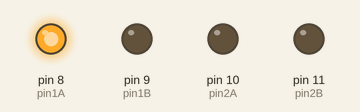
A sketch run on a simulated Arduino Uno, built with avr-gcc and run on an emulated ATmega328P. Parts: output pins drawn as LEDs (lit = HIGH).

Above: at 0.1 s.
At 0.9 s:
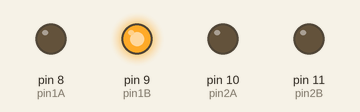
At 1.6 s:
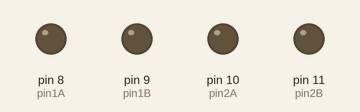
Timing chart, 0 to 3.1 s (numbered marks = the images above):
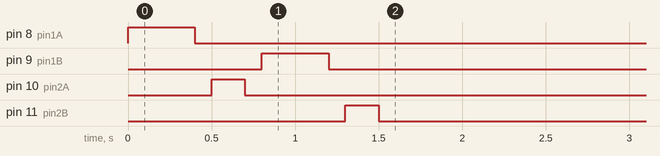

The sketch:

trash4.ino
```cpp
int shapeTable[512];
int mainGlyph[64];
int index = 0;
int readIndex = 0;
float scaleFactor = 2.0;
float side = 400;
float unit = 100;

int pin1A = 8;
int pin1B = 9;

int pin2A = 10;
int pin2B = 11;

void setup() {

  pinMode(pin1A, OUTPUT);
  digitalWrite(pin1A,LOW);
  pinMode(pin1B, OUTPUT);
  digitalWrite(pin1B,LOW);
  pinMode(pin2A, OUTPUT);
  digitalWrite(pin2A,LOW);
  pinMode(pin2B, OUTPUT);
  digitalWrite(pin2B,LOW);


  digitalWrite(pin1A,HIGH);
  digitalWrite(pin1B,LOW);
  delay(side);
  digitalWrite(pin1A,LOW);
  digitalWrite(pin1B,LOW);
  delay(100);

  digitalWrite(pin2A,HIGH);
  digitalWrite(pin2B,LOW);
  delay(side/2);
  digitalWrite(pin2A,LOW);
  digitalWrite(pin2B,LOW);
  delay(100);

  digitalWrite(pin1A,LOW);
  digitalWrite(pin1B,HIGH);
  delay(side);
  digitalWrite(pin1A,LOW);
  digitalWrite(pin1B,LOW);
  delay(100);

  digitalWrite(pin2A,LOW);
  digitalWrite(pin2B,HIGH);
  delay(side/2);
  digitalWrite(pin2A,LOW);
  digitalWrite(pin2B,LOW);
  delay(100);
}

void loop() {


}

void drawGlyph(int currentGlyph[]){
  for(int i=0;i < 64;i++){
    doTheThing(currentGlyph[i]);
  }
}

void drawShape(int startIndex){
  for(int i=startIndex;i < startIndex + 16;i++){
    doTheThing(shapeTable[i]);
  }
}

void doTheThing(int localCommand){

    if(localCommand == 0){
        delay(side);
        digitalWrite(pin1A,HIGH);
        delay(side);
        digitalWrite(pin1A,LOW);
    }
    if(localCommand == 1){
        delay(side);
        digitalWrite(pin1B,HIGH);
        delay(side);
        digitalWrite(pin1B,LOW);
    }
    if(localCommand == 2){
        delay(side);
        digitalWrite(pin2A,HIGH);
        delay(side);
        digitalWrite(pin2A,LOW);
    }
    if(localCommand == 3){
        delay(side);
        digitalWrite(pin2B,HIGH);
        delay(side);
        digitalWrite(pin2B,LOW);
    }
    if(localCommand == 4){
      side /= scaleFactor; // -
    }
    if(localCommand == 5){
      side *= scaleFactor; // +
    }
    if(localCommand == 6){
     // pen down
    }
    if(localCommand == 7){
      // pen up
    }
    if(localCommand == 8){//reset scale
      side = unit;
    }

    if(localCommand >= 10){
      drawShape(localCommand);
    }
}
```
